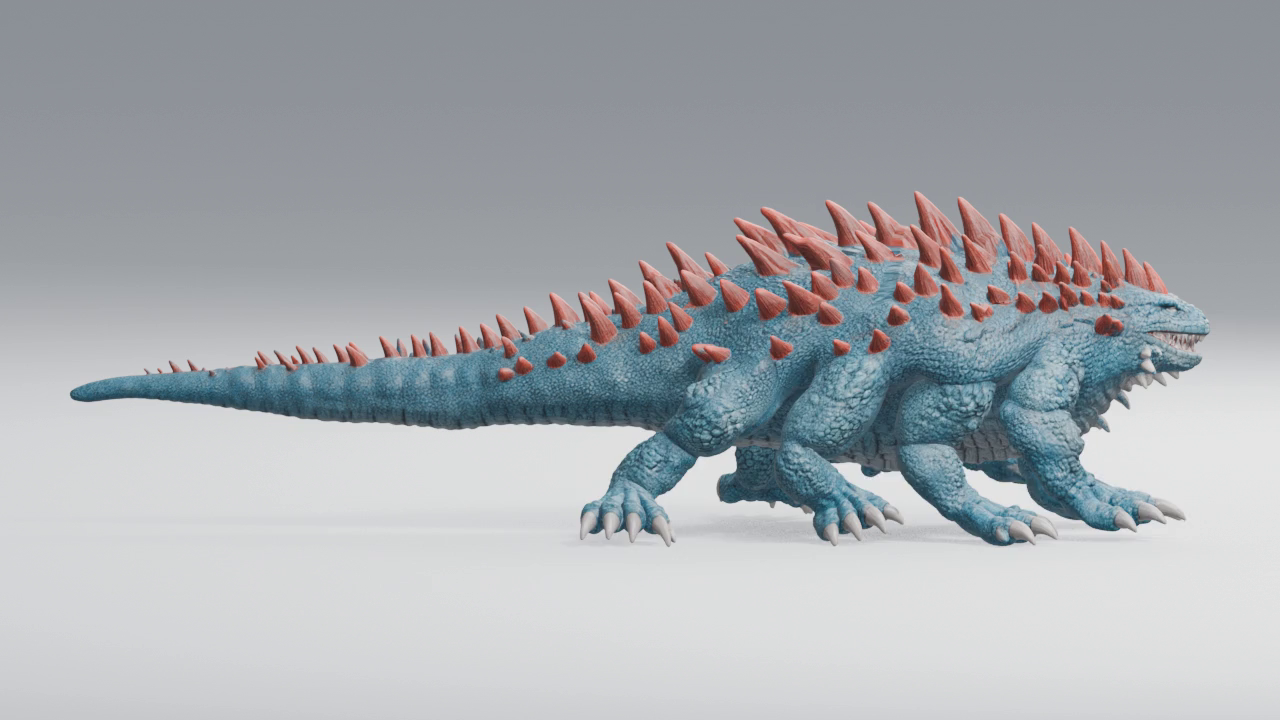
#> input picture frame 0 of baselines/balisk-good-walk-2026-11-12/balisk_eight_leg_review_5sec.mp4, 1280 x 720 px, given in place of SIDEbalaskWALK.mp4, which was not available
$ python compare_side_reference_current.py
#> lines starting #> are read from the running program, lines starting #| are printed output that depends on the picture
import cv2, os
import numpy as np
ref=r'C:\Users\rober\Downloads\SIDEbalaskWALK.mp4'
cur=r'C:\Users\rober\CreatureMotionAI\data\generated\frontL_three_pose_explicit_reversed_fullbody_5sec.mp4'
out=r'C:\Users\rober\CreatureMotionAI\data\generated\side_reference_comparison_contact_sheet.png'
def samples(path):
 cap=cv2.VideoCapture(path); n=int(cap.get(cv2.CAP_PROP_FRAME_COUNT)); out=[]
 for f in np.linspace(0,n-1,5).astype(int):
  cap.set(cv2.CAP_PROP_POS_FRAMES,int(f)); ok,im=cap.read()
  if ok:
   im=cv2.resize(im,(480,270)); cv2.putText(im,f'frame {f+1}',(12,28),0,.8,(0,255,255),2); out.append(im)
#> this loop made 5 passes
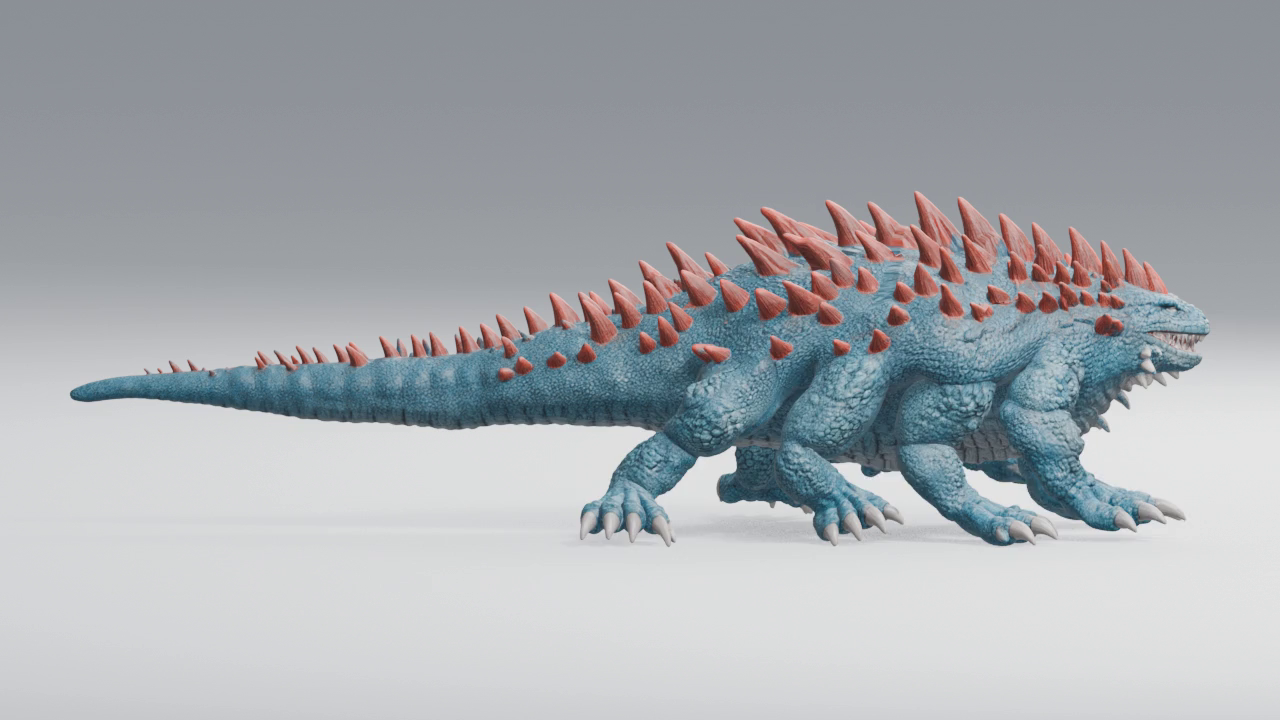
#> input picture frame 0 of baselines/balisk-good-walk-2026-11-12/balisk_eight_leg_review_5sec.mp4, 1280 x 720 px, given in place of SIDEbalaskWALK.mp4, which was not available
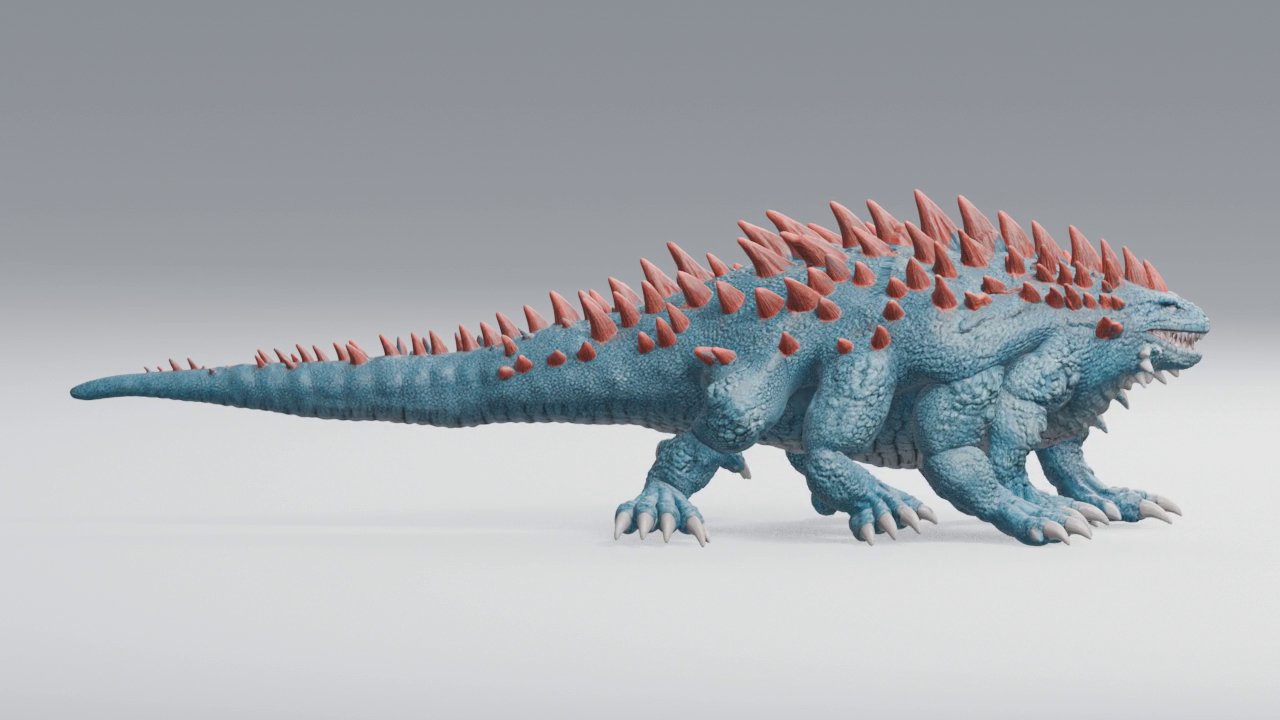
#> input picture frame 29 of baselines/balisk-good-walk-2026-11-12/balisk_eight_leg_review_5sec.mp4, 1280 x 720 px, given in place of SIDEbalaskWALK.mp4, which was not available
#> pass 3, in samples, `ok, im = cap.read()`:
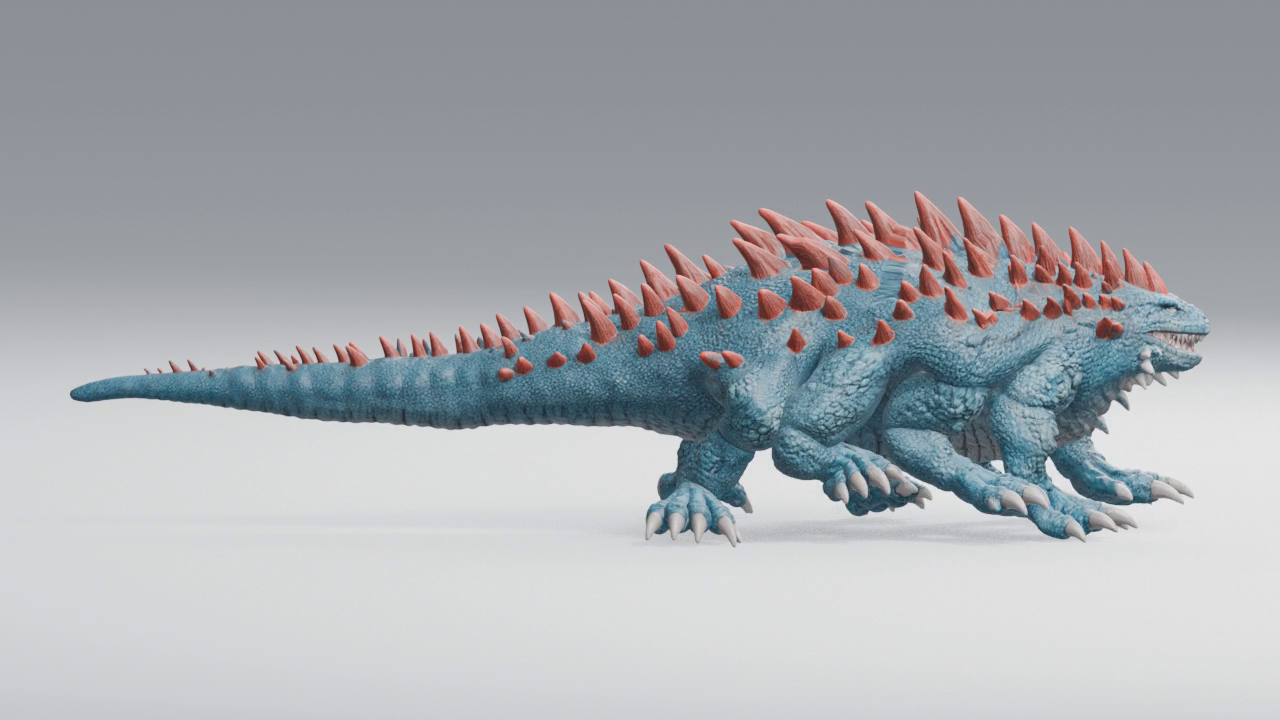
#> im: shape (720, 1280, 3); mean B, G, R 176.4, 172, 168.2
#> after the loop:
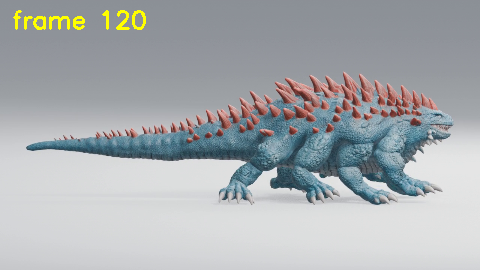
#> im: shape (270, 480, 3); mean B, G, R 175, 172.2, 168.2
#> after the loop, out = 5 items
 cap.release(); return out
a=samples(ref); b=samples(cur); rows=[]
#> after `a = samples(ref)`: a = 5 items
#> after `b = samples(cur)`: b = 5 items
for x,y in zip(a,b): rows.append(np.hstack([x,y]))
#> after the loop, rows = 5 items
sheet=np.vstack(rows); cv2.imwrite(out,sheet); print(out)
#> after `sheet = np.vstack(rows)`:
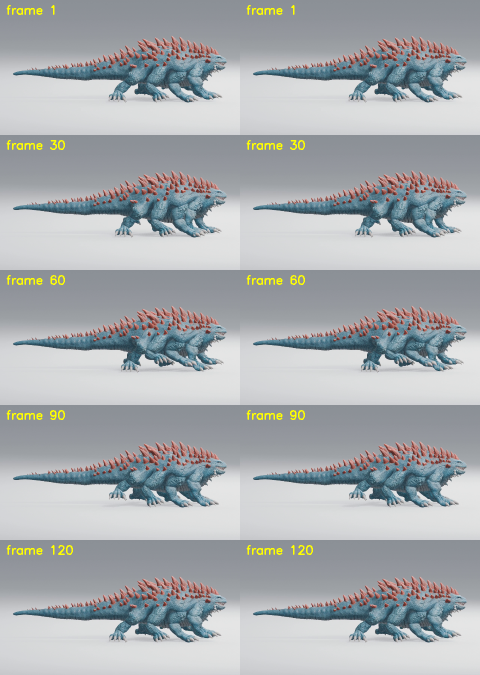
#> sheet: shape (1350, 960, 3) (shown at 1/2 size); mean of channels 0, 1, 2 175.3, 172.3, 168.4; drawn as B, G, R
#| C:\Users\rober\CreatureMotionAI\data\generated\side_reference_comparison_contact_sheet.png

$ run again, starting later in the video
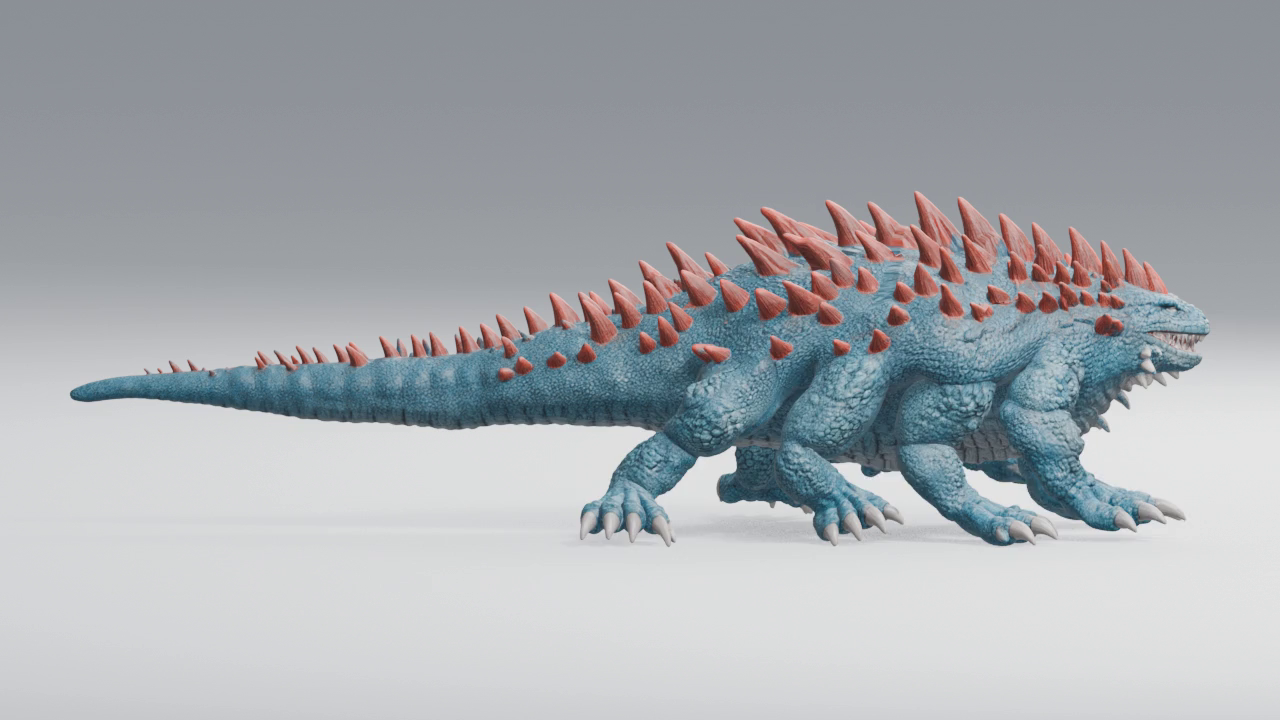
#> input picture frame 0 of baselines/balisk-good-walk-2026-11-12/balisk_eight_leg_review_5sec.mp4, 1280 x 720 px, given in place of SIDEbalaskWALK.mp4, which was not available
#> the loop in samples, `for f in np.linspace(0,n-1,5).astype(int):` made 5 passes
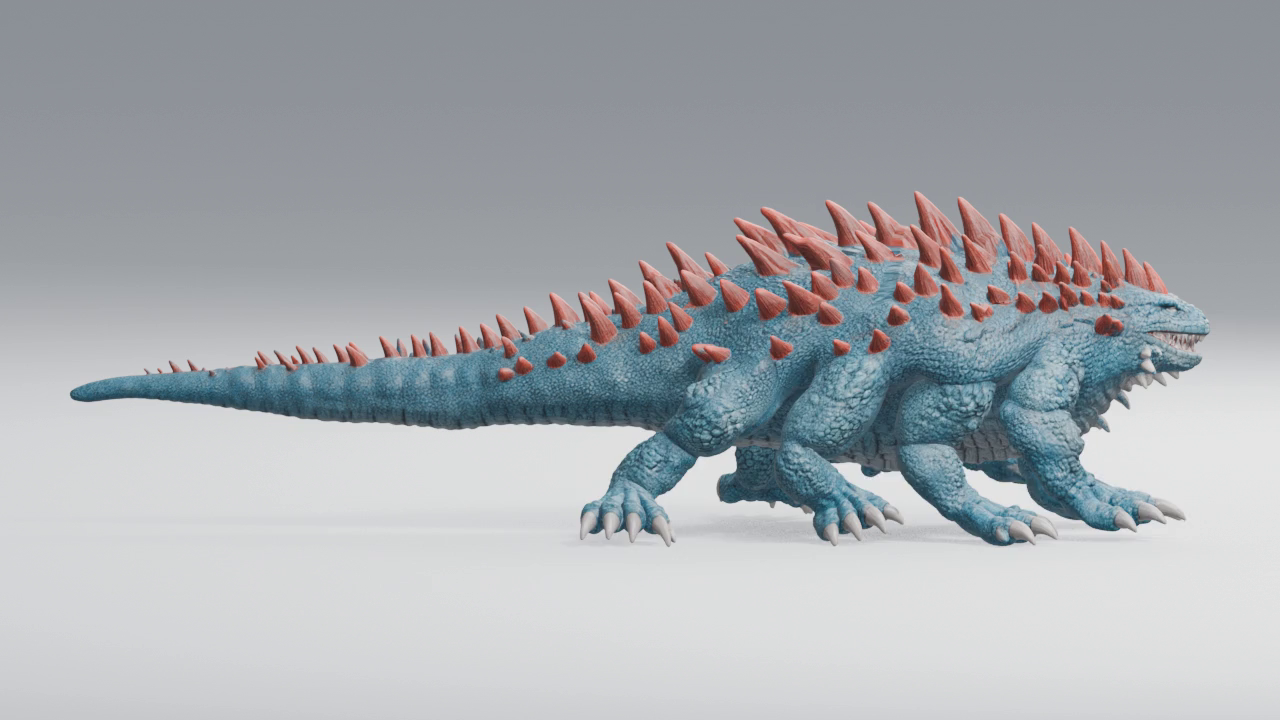
#> input picture frame 0 of baselines/balisk-good-walk-2026-11-12/balisk_eight_leg_review_5sec.mp4, 1280 x 720 px, given in place of SIDEbalaskWALK.mp4, which was not available
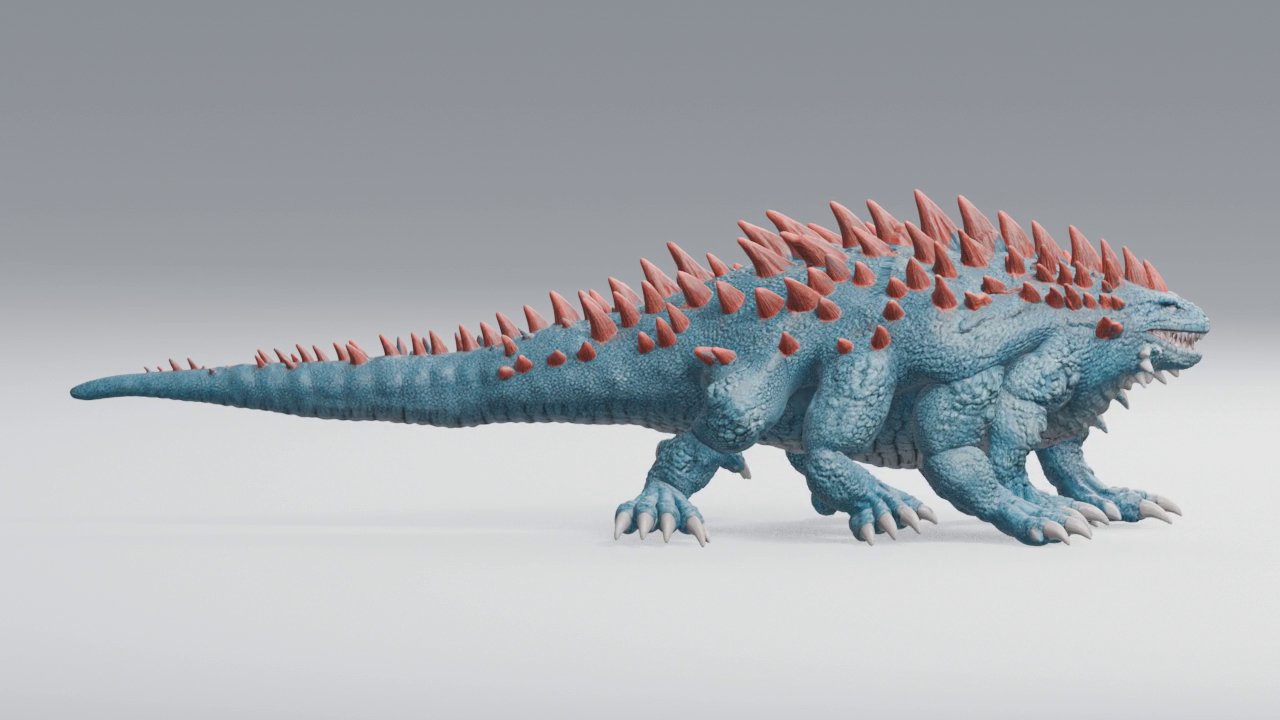
#> input picture frame 29 of baselines/balisk-good-walk-2026-11-12/balisk_eight_leg_review_5sec.mp4, 1280 x 720 px, given in place of SIDEbalaskWALK.mp4, which was not available
#> after the loop in samples, `for f in np.linspace(0,n-1,5).astype(int):`: out = 5 items
#> the loop `for x,y in zip(a,b): rows.append(np.hstack([x,y]))` made 5 passes
#| C:\Users\rober\CreatureMotionAI\data\generated\side_reference_comparison_contact_sheet.png

$ run again, starting later in the video
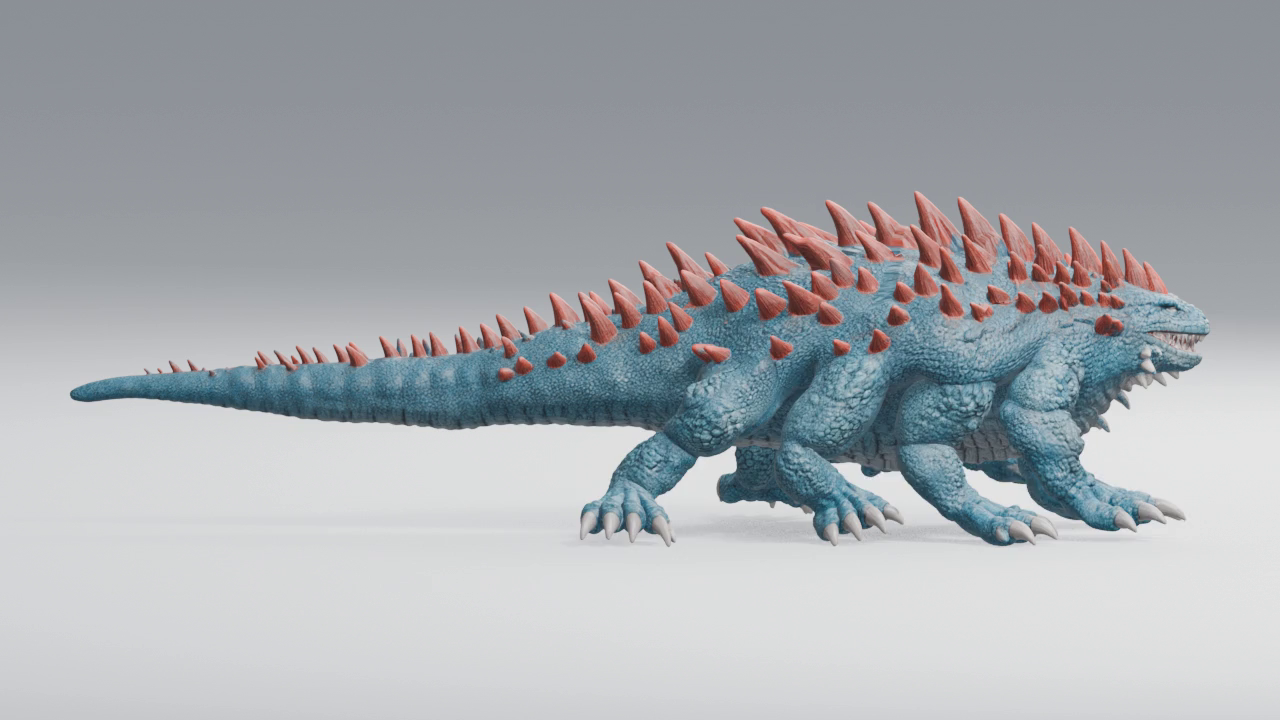
#> input picture frame 0 of baselines/balisk-good-walk-2026-11-12/balisk_eight_leg_review_5sec.mp4, 1280 x 720 px, given in place of SIDEbalaskWALK.mp4, which was not available
#> the loop in samples, `for f in np.linspace(0,n-1,5).astype(int):` made 5 passes
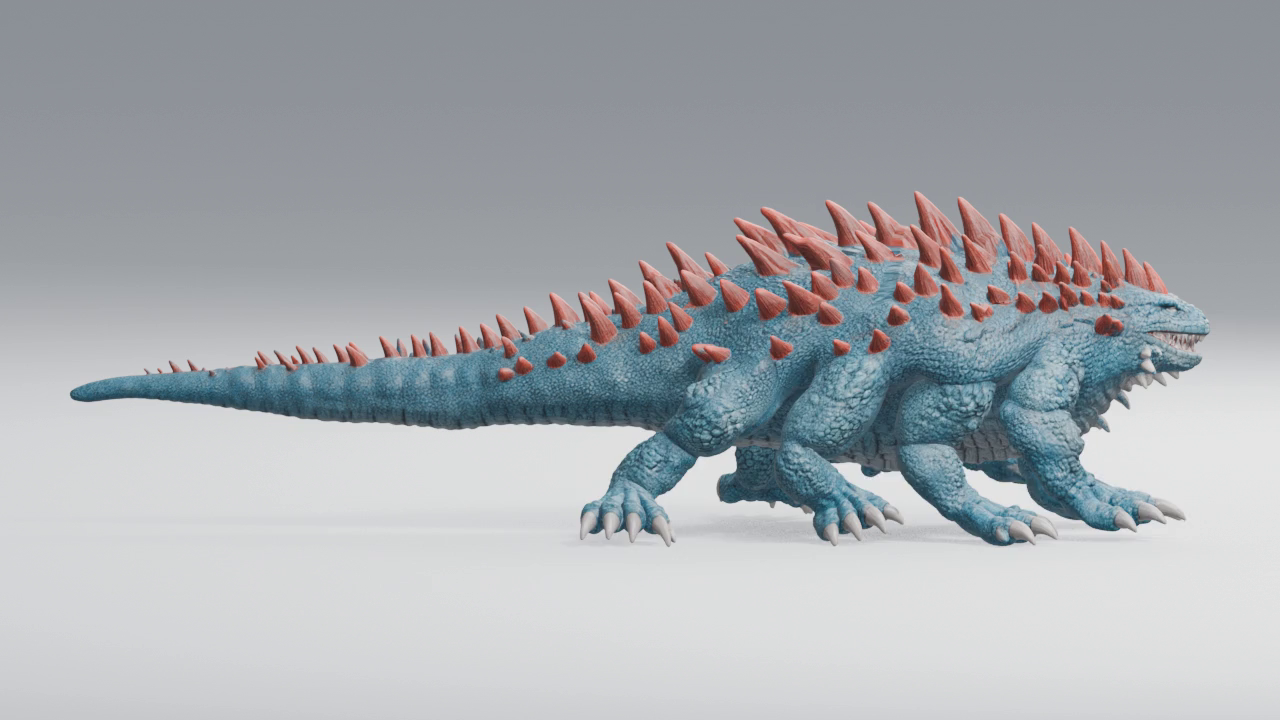
#> input picture frame 0 of baselines/balisk-good-walk-2026-11-12/balisk_eight_leg_review_5sec.mp4, 1280 x 720 px, given in place of SIDEbalaskWALK.mp4, which was not available
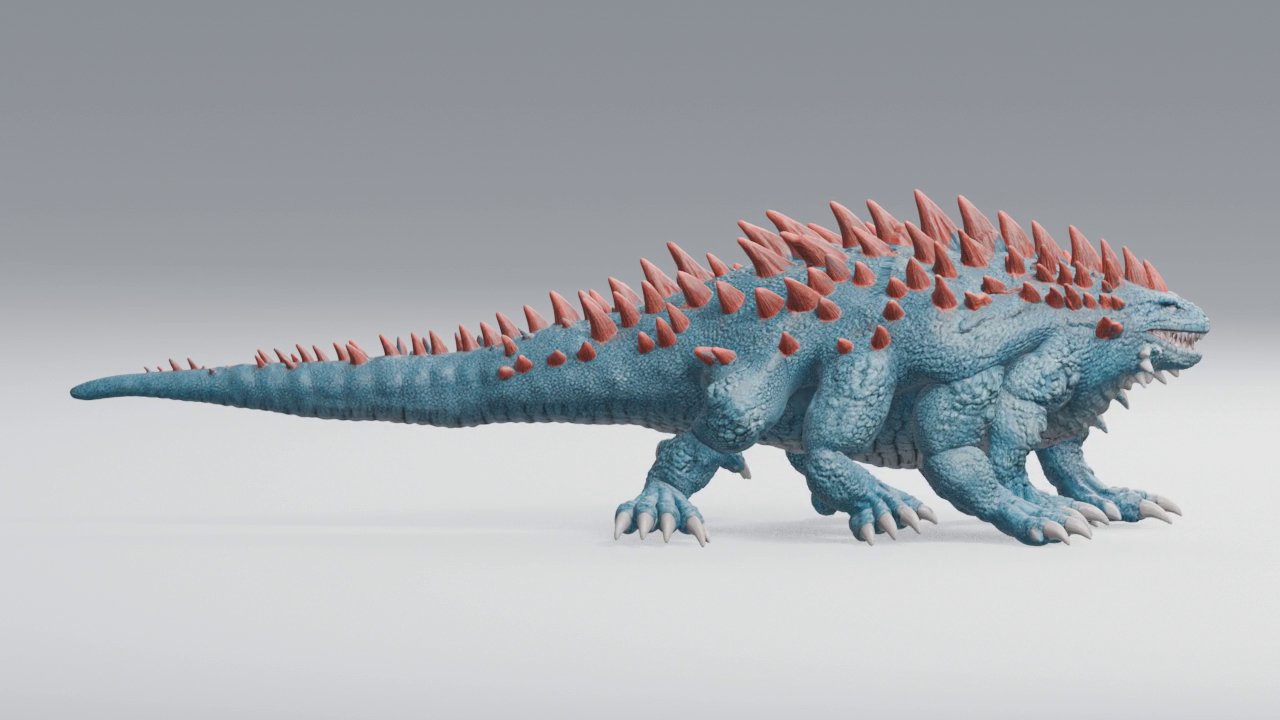
#> input picture frame 29 of baselines/balisk-good-walk-2026-11-12/balisk_eight_leg_review_5sec.mp4, 1280 x 720 px, given in place of SIDEbalaskWALK.mp4, which was not available
#> after the loop in samples, `for f in np.linspace(0,n-1,5).astype(int):`: out = 5 items
#> the loop `for x,y in zip(a,b): rows.append(np.hstack([x,y]))` made 5 passes
#| C:\Users\rober\CreatureMotionAI\data\generated\side_reference_comparison_contact_sheet.png
